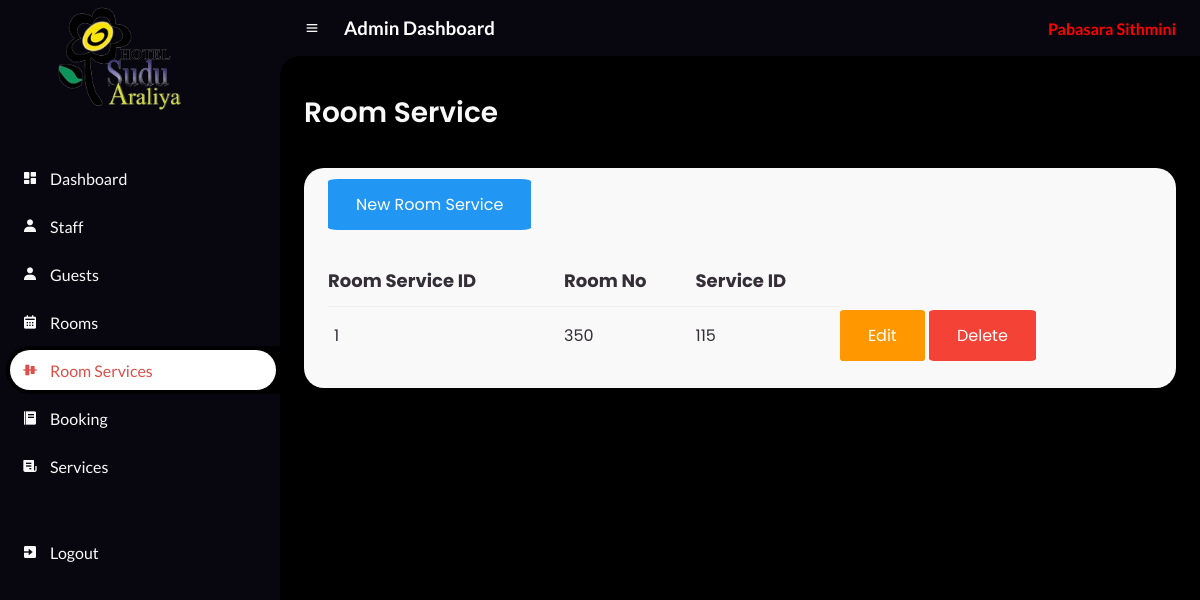
Screenshot of /Admin/Room_Service.php (signed in) with the database file from the repository.
### tables this page shows
CREATE TABLE `room_service` (
  `id` int(50) NOT NULL,
  `Room_No` int(50) NOT NULL,
  `Service_ID` int(50) NOT NULL
);

### Admin/Room_ServiceBody.php (the view, shortened to what this page needs)
<main>
	<div class="head-title">
		<div class="left">
			<h1>Room Service</h1>
		</div>
	</div>
	<div class="table-data">
		<div class="order">
        <a class="btn info" href="Room_Service_Create.php" role="button"> New Room Service</a>
			<br><br><br>
			<table class="table">
				<thead>
					<tr>
						<th style="font-size: large;">Room Service ID</th>
						<th style="font-size: large;">Room No</th>
						<th style="font-size: large;">Service ID</th>
					</tr>
				</thead>
				<tbody>
					<?php
					$servername = "localhost";
					$username = "root";
					$password = "";
					$database = "hms";
					$connection = new mysqli($servername, $username, $password, $database);
					$sql = "SELECT * FROM room_service";
					$result = $connection->query($sql);
					while ($row = $result->fetch_assoc()) {
						echo "
                    <tr>
                    <td>$row[id]</td>
                    <td>$row[Room_No]</td>
                    <td>$row[Service_ID]</td>
                    <td >
                        <a class='btn warning btn-sm' href='Room_Service_Edit.php?id=$row[id]'>Edit</a>
                        <a class='btn danger btn-sm' href='Room_Service_Delete.php?id=$row[id]'>Delete</a>
                    </td>
                </tr>
                    ";
					}
					?>
				</tbody>
			</table>
		</div>
	</div>
</main>

### Admin/css/style.css (style rules this page uses)
* { margin: 0; padding: 0; box-sizing: border-box; }
a { text-decoration: none; }
:root { --poppins: 'Poppins', sans-serif; --lato: 'Lato', sans-serif; --light: #F9F9F9; --blue: #3C91E6; --light-blue: #CFE8FF; --grey: #eee; --dark-grey: #AAAAAA; --dark: #342E37; --red: #DB504A; --yellow: #FFCE26; --light-yellow: #FFF2C6; --orange: #FD7238; --light-orange: #FFE0D3; --black: #000000; --light-black: #1b1a1a; --li-black: #6F6C6C ; --slow-black:#08070f ; --lime:lime; }
html { overflow-x: hidden; }
body { overflow-x: hidden; background-color: black; }
#content main { width: 100%; padding: 36px 24px; font-family: var(--poppins); max-height: calc(100vh - 56px); overflow-y: auto; }
#content main .head-title { display: flex; align-items: center; justify-content: space-between; grid-gap: 16px; flex-wrap: wrap; }
#content main .head-title .left h1 { font-size: 28px; font-weight: 600; margin-bottom: 10px; color: var(--light); }
#content main .table-data { display: flex; flex-wrap: wrap; grid-gap: 24px; margin-top: 24px; width: 100%; color: var(--dark); }
#content main .table-data > div { border-radius: 20px; background: var(--light); padding: 24px; overflow-x: auto; }
#content main .table-data .order { flex-grow: 1; flex-basis: 500px; }
#content main .table-data .order table { width: 100%; border-collapse: collapse; }
#content main .table-data .order table th { padding-bottom: 12px; font-size: 13px; text-align: left; border-bottom: 1px solid var(--grey); }
#content main .table-data .order table td { padding: 16px 0; }
#content main .table-data .order table tr td:first-child { display: flex; align-items: center; grid-gap: 12px; padding-left: 6px; }

### Admin/css/btn.css (style rules this page uses)
.btn { border: none; color: white; padding: 14px 28px; cursor: pointer; border-radius: 5%; }
.info { background-color: #2196F3; }
.warning { background-color: #ff9800; }
.danger { background-color: #f44336; }

### Admin/Included/navContainer.php (style rules this page uses)
* { text-decoration: none; }

### rows the page displays
room_service: id "1", Room_No "350", Service_ID "115"

### other values shown
$_SESSION['admin_name'] "Pabasara Sithmini"
